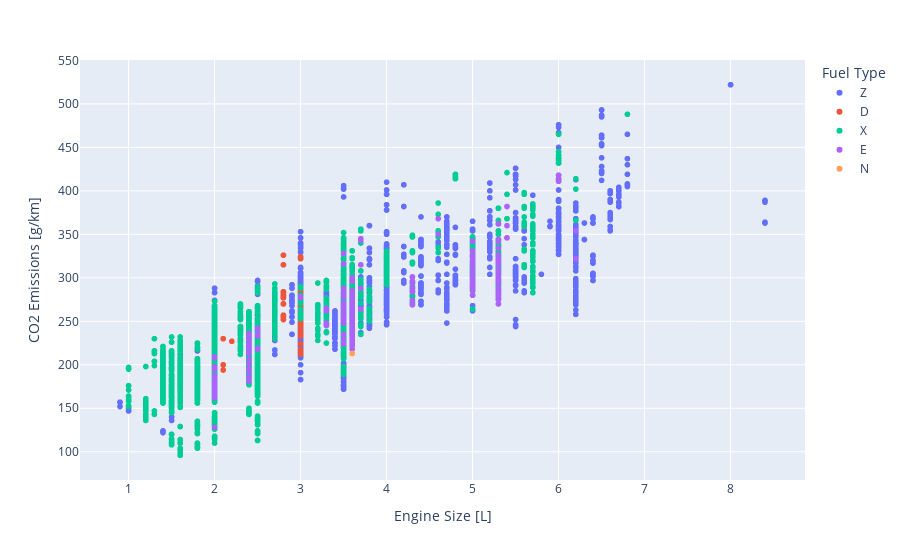

Notebook source saved alongside this figure:
### Markdown cell above
Plotly is a data visualization library for Python that bridges the gap between static charts and interactive dashboards.  
It boasts a user-friendly API for quick exploration and a rich set of interactive features like hover text, zooming, and selections.  
While it might not offer the same level of customization as Matplotlib, Plotly excels in web-based applications and interactive storytelling, making it ideal for those who want to share their data insights beyond static images.

### Code cell
# Scatter plot
fig = px.scatter(df, x='Engine Size [L]', y='CO2 Emissions [g/km]', color='Fuel Type')
fig.show()

### Figure 1 — Plotly figure (JSON) as saved in the notebook; plotly's stock layout.template omitted (floating-point values rounded to 4 significant figures; data arrays with more than 128 entries replaced by an {"elided": "..."} marker saying what was removed)
{"data": [{"hovertemplate": "Fuel Type=Z<br>Engine Size [L]=%{x}<br>CO2 Emissions [g/km]=%{y}<extra></extra>", "legendgroup": "Z", "marker": {"color": "#636efa", "symbol": "circle"}, "mode": "markers", "name": "Z", "showlegend": true, "type": "scattergl", "x": {"elided": "3202 float values"}, "xaxis": "x", "y": {"elided": "3202 int values"}, "yaxis": "y"}, {"hovertemplate": "Fuel Type=D<br>Engine Size [L]=%{x}<br>CO2 Emissions [g/km]=%{y}<extra></extra>", "legendgroup": "D", "marker": {"color": "#EF553B", "symbol": "circle"}, "mode": "markers", "name": "D", "showlegend": true, "type": "scattergl", "x": {"elided": "175 float values"}, "xaxis": "x", "y": {"elided": "175 int values"}, "yaxis": "y"}, {"hovertemplate": "Fuel Type=X<br>Engine Size [L]=%{x}<br>CO2 Emissions [g/km]=%{y}<extra></extra>", "legendgroup": "X", "marker": {"color": "#00cc96", "symbol": "circle"}, "mode": "markers", "name": "X", "showlegend": true, "type": "scattergl", "x": {"elided": "3637 float values"}, "xaxis": "x", "y": {"elided": "3637 int values"}, "yaxis": "y"}, {"hovertemplate": "Fuel Type=E<br>Engine Size [L]=%{x}<br>CO2 Emissions [g/km]=%{y}<extra></extra>", "legendgroup": "E", "marker": {"color": "#ab63fa", "symbol": "circle"}, "mode": "markers", "name": "E", "showlegend": true, "type": "scattergl", "x": {"elided": "370 float values"}, "xaxis": "x", "y": {"elided": "370 int values"}, "yaxis": "y"}, {"hovertemplate": "Fuel Type=N<br>Engine Size [L]=%{x}<br>CO2 Emissions [g/km]=%{y}<extra></extra>", "legendgroup": "N", "marker": {"color": "#FFA15A", "symbol": "circle"}, "mode": "markers", "name": "N", "showlegend": true, "type": "scattergl", "x": [3.6], "xaxis": "x", "y": [213], "yaxis": "y"}], "layout": {"legend": {"title": {"text": "Fuel Type"}, "tracegroupgap": 0}, "margin": {"t": 60}, "xaxis": {"anchor": "y", "domain": [0, 1], "title": {"text": "Engine Size [L]"}}, "yaxis": {"anchor": "x", "domain": [0, 1], "title": {"text": "CO2 Emissions [g/km]"}}}}
